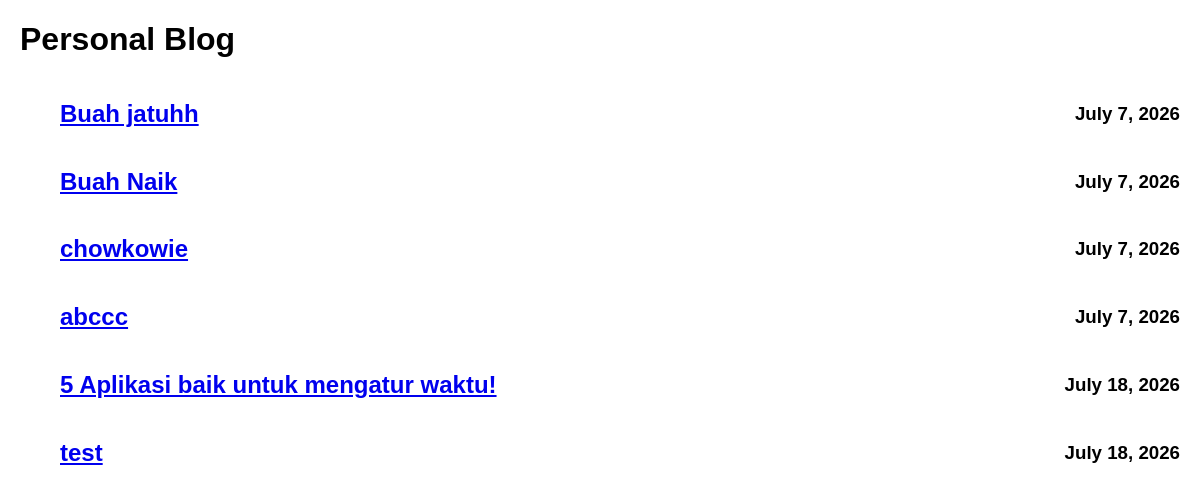
The page / on the database its author committed.
### tables this page shows
CREATE TABLE posts (
        id INTEGER PRIMARY KEY AUTOINCREMENT,
        judul TEXT NOT NULL,
        content TEXT NOT NULL,
        updated_at TIMESTAMP DEFAULT CURRENT_TIMESTAMP,
        created_at TIMESTAMP DEFAULT CURRENT_TIMESTAMP
    );

### main.py (the view)
@app.route("/")
def index() -> None:
    return render_template("index.html", articles=db.fetch_all(), date=susun_tanggal)

### main.py (called while the page is built)
def parsing_time(time: str) -> datetime:
    return datetime.strptime(time, "%Y-%m-%d %H:%M:%S")

def parse_datetime(target_time: datetime):
    date = {
        1: 'January',
        2: 'February',
        3: 'March',
        4: 'April',
        5: 'May',
        6: 'June',
        7: 'July',
        8: 'August',
        9: 'September',
        10: 'October',
        11: 'November',
        12: 'December'
    }
    current_month = target_time.month
    if current_month in date:
        return date.get(current_month)

def susun_tanggal(time: str) -> str:
    datetime = parsing_time(time=time)
    month = parse_datetime(datetime)
    return f"{month} {datetime.day}, {datetime.year}"

    def get_conn(self):
        conn: Connection = connect(database="article.db")
        conn.row_factory = Row
        return conn

    def fetch_all(self) -> List[Row]:
        with self.get_conn() as conn:
            return list(conn.execute("""
        SELECT * FROM posts
            """))

### templates/index.html (shortened to what this page needs)
<!DOCTYPE html>
<html lang="en">
  <head>
    <link
      rel="stylesheet"
      href="{{ url_for('static', filename='style.css') }}"
    />
  </head>
  <body>
    <h1>Personal Blog</h1>
    <ul>
      {% for article in articles %}
      <li class="header-artikel">
        <a href="/article/{{ article['id'] }}"
          ><h2>{{ article['judul'] }}</h2></a
        >
        <h3>{{ date(article['created_at']) }}</h3>
      </li>
      {% endfor %}
    </ul>
  </body>
</html>

### static/style.css (style rules this page uses)
body { font-family: Arial, sans-serif; margin: 20px; }
.header-artikel { display: flex; justify-content: space-between; align-items: center; }

### rows shown on the page
posts: judul "Buah jatuhh", created_at "July 7, 2026"
posts: judul "Buah Naik", created_at "July 7, 2026"
posts: judul "chowkowie", created_at "July 7, 2026"
posts: judul "abccc", created_at "July 7, 2026"
posts: judul "5 Aplikasi baik untuk mengatur waktu!", created_at "July 18, 2026"
posts: judul "test", created_at "July 18, 2026"
